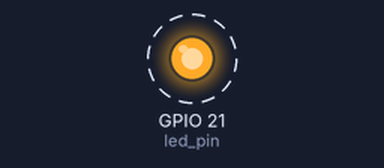
Bench run of a sketch on a simulated ESP32. Shown: output pins drawn as LEDs (lit = HIGH). Dashed ring = blinking.

Above: at 0.2 s.
Timing chart, 0 to 3.0 s (numbered marks = the images above):
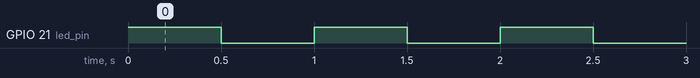

The sketch:

simpletask.ino
```cpp
#include <Arduino.h>        // For Arduino functions like pinMode, digitalWrite, etc.
#include "freertos/FreeRTOS.h"
#include "freertos/task.h"  // For FreeRTOS APIs

#if CONFIG_FREERTOS_UNICORE
  static const BaseType_t app_cpu = 0;
#else
  static const BaseType_t app_cpu = 1;
#endif

static const int led_pin=21;

// task/thread: blink an LED
void toggleLED(void *parameter){
  while(1){
    digitalWrite(led_pin, HIGH);
    vTaskDelay(500/portTICK_PERIOD_MS);
    digitalWrite(led_pin, LOW);
    vTaskDelay(500/portTICK_PERIOD_MS);
  }
}

void setup() {
  // ocnfig pins
  pinMode(led_pin, OUTPUT);
  // task to run forever
  xTaskCreatePinnedToCore(
      toggleLED,
      "Toggle_LED",
      1024,                   //Stack size
      NULL,                   //parameter to pass ot function
      1,                      // Task prioirity(0 nto configMAX_PRIORITIES-1)
      NULL,
      app_cpu                 // RUN on one core for demo purpose only
  );
}

void loop() {
  // put your main code here, to run repeatedly:

}
```

Measured:
- by itself, GPIO 21 (led_pin): alternates HIGH for 0.50 s and LOW for 0.50 s
